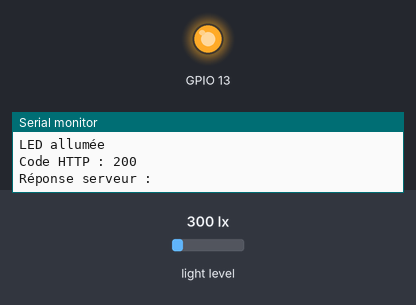
A sketch run on a simulated ESP32. On the bench: output pins drawn as LEDs (lit = HIGH), the last lines printed to the serial monitor. The inputs (shaded band) are chosen by the test bench; at power-on: light level 300 lx. WiFi joins after 1.5 s; servers stay silent unless stated; uploads are accepted with an empty reply.

Above: at 2.7 s.
2.8 s: light level set to 376 lx
4.5 s: light level set to 415 lx
At 5.8 s:
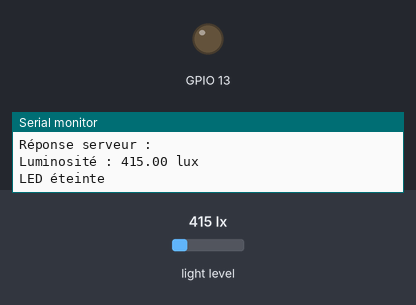
8.4 s: light level set to 40 lx
At 9.5 s:
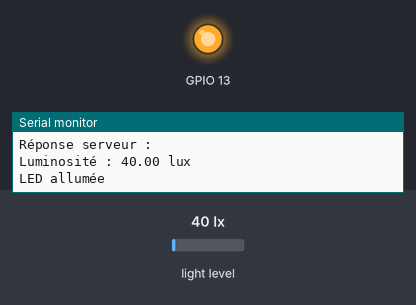
10.3 s: light level set to 500 lx
At 11.9 s:
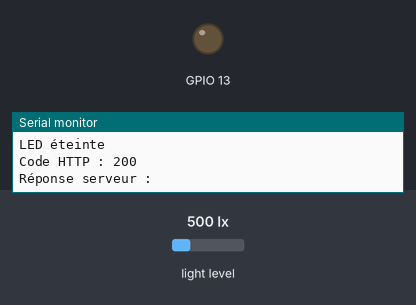
Timing chart, 0 to 13.1 s (numbered marks = the images above; inputs shaded):
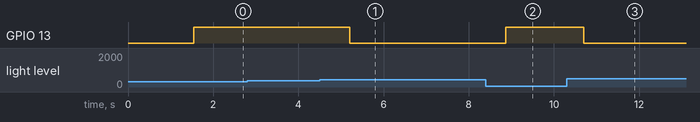

The sketch:

capteurlux_led_wifi_xml.ino
```cpp
#include <Wire.h>
#include <Adafruit_Sensor.h>
#include "Adafruit_TSL2591.h"
#include <WiFi.h>
#include "config.h"
#include <ArduinoHttpClient.h>

// Classe Capteur pour gérer le capteur de lumière
class Capteur {
  private:
  Adafruit_TSL2591 tsl;
  public:
  Capteur() : tsl(Adafruit_TSL2591(2591)) {}

  bool initialiser() {
    while (!tsl.begin()) {
      Serial.println("Aucun capteur trouvé. Réessayer dans 2 secondes...");
      delay(2000); // Attendre 2 secondes avant de réessayer
    }
    Serial.println("Capteur TSL2591 trouvé");
    // Configure le gain et le temps d'intégration
    tsl.setGain(TSL2591_GAIN_MED);      // Gain moyen
    tsl.setTiming(TSL2591_INTEGRATIONTIME_300MS);  // Temps d'intégration de 300 ms
    return true;
  }

  float lireLuminosite() {
    sensors_event_t evenement;
    tsl.getEvent(&evenement);
    if (evenement.light) {
      return evenement.light;
    } else {
      Serial.println("Erreur de lecture du capteur");
      return -1.0;
    }
  }
};

// Classe CapteurLED pour gérer le seuil et la LED
class CapteurLED {
  private:
  int brocheLED;
  float seuilLuminosite;
  Capteur& capteur;
  public:
  CapteurLED(int brocheLED, float seuilLuminosite, Capteur& capteur)
    : brocheLED(brocheLED), seuilLuminosite(seuilLuminosite), capteur(capteur) {}

  void initialiser() {
    pinMode(brocheLED, OUTPUT);
  }

  void mettreAJour() {
    float luminosite = capteur.lireLuminosite();
    if (luminosite >= 0) {
      Serial.print("Luminosité : ");
      Serial.print(luminosite);
      Serial.println(" lux");

      if (luminosite > seuilLuminosite) {
        digitalWrite(brocheLED, LOW); // Éteindre la LED
        Serial.println("LED éteinte");
      } else {
        digitalWrite(brocheLED, HIGH); // Allumer la LED
        Serial.println("LED allumée");
      }
    }

    delay(500);
  }
};

class WiFiManager {
  public:
    // Constructeur
    WiFiManager() {}

    // Méthode pour se connecter au WiFi
    void connecterWiFi() {
      Serial.println("Connexion au WiFi en cours...");
      WiFi.begin(ssid, password);

      int essais = 0;
      while (WiFi.status() != WL_CONNECTED && essais < 10) { // Limite le nombre d'essais
        delay(500);
        Serial.print(".");
        essais++;
      }

      if (WiFi.status() == WL_CONNECTED) {
        Serial.println("\nConnecté au WiFi!");
        Serial.print("Adresse IP: ");
        Serial.println(WiFi.localIP());
      } else {
        Serial.println("\nErreur de connexion au WiFi.");
      }
    }

    // Méthode pour vérifier la connexion
    bool estConnecte() {
      return WiFi.status() == WL_CONNECTED;
    }
};
// Classe pour envoyer les données au serveur
class DataSender {
  private:
    WiFiClient wifiClient;
    HttpClient httpClient;

  public:
    DataSender() : httpClient(wifiClient, serverIP, 80) {}

    void envoyerDonnees(const String& xmlData) {
      if (WiFi.status() == WL_CONNECTED) {
        httpClient.beginRequest();
        httpClient.post(apiEndpoint);
        httpClient.sendHeader("Content-Type", "application/xml");
        httpClient.sendHeader("Content-Length", String(xmlData.length()));
        httpClient.beginBody();
        httpClient.print(xmlData);
        delay(100);
        httpClient.endRequest();

        int httpCode = httpClient.responseStatusCode();
        Serial.print("Code HTTP : ");
        Serial.println(httpCode);

        if (httpCode > 0) {
          String payload = httpClient.responseBody();
          Serial.print("Réponse serveur : ");
          Serial.println(payload);
        } else {
          Serial.print("Erreur lors de l'envoi: ");
          Serial.println(httpClient.responseStatusCode());
        }
      } else {
        Serial.println("WiFi non connecté, impossible d'envoyer les données.");
      }
    }
};

WiFiManager wifi;
DataSender dataSender;

// Crée une instance de Capteur pour le premier capteur
Capteur capteur1;
CapteurLED capteurLED1(13, 390.0, capteur1); //numéro broche led associée, seuil, nom du capteur

void envoyerMesures() {
  String xmlData = "<mesures>";
  // Envoi des mesures avec la zone à laquelle appartient chaque capteur
  xmlData += "<capteur>" + String(capteur1.lireLuminosite()) + "</capteur>";
  xmlData += "</mesures>";

  dataSender.envoyerDonnees(xmlData);  // Envoi des données XML au serveur
}

void setup() {
  Serial.begin(9600);
  Serial.println("Démarrage du programme...");
  wifi.connecterWiFi();
  if (capteur1.initialiser()) {
    capteurLED1.initialiser();
  }
}

void loop() {
  if (!wifi.estConnecte()) {
    Serial.println("WiFi déconnecté ! Tentative de reconnexion...");
    wifi.connecterWiFi();
  }
  capteurLED1.mettreAJour();
  envoyerMesures();
  delay(1000);
}
```

config.h
```cpp
// config.h
#ifndef CONFIG_H
#define CONFIG_H

// Configuration réseau
const char* ssid = "iPhone de Corentin";
const char* password = "Corentin24";

// Configuration serveur
const char* serverIP = "172.20.10.3"; // Adresse IP du serveur WAMP
const int serverPort = 80;
const char* apiEndpoint = "/testprojet/receiveData.php"; // Endpoint pour recevoir les données

// Informations base de données
const char* dbUser = "root";
const char* dbPassword = "";
const char* dbName = "capteurs_db";

#endif
```

Measured:
- the behaviour switches between 390 and 391 lx on light level (found by bisection; images 0 and 1)
- after the input at 4.5 s, GPIO 13: HIGH → LOW after 0.71 s
- after the input at 8.4 s, GPIO 13: LOW → HIGH after 0.47 s
- after the input at 10.3 s, GPIO 13: HIGH → LOW after 0.40 s
